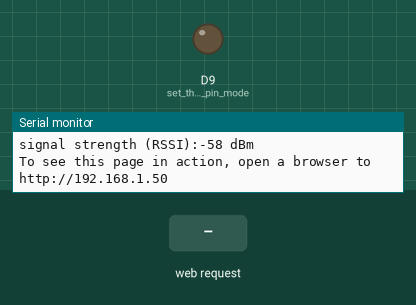
A sketch run on a simulated Arduino Nano 33 IoT. Shown: output pins drawn as LEDs (lit = HIGH), the last lines printed to the serial monitor. Inputs (shaded band) come from the test bench. WiFi joins after 1.5 s; servers stay silent unless stated.

Above: at 12.7 s.
12.8 s: HTTP request GET /H received
At 13.2 s:
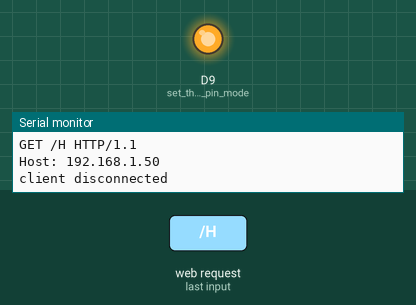
14.3 s: HTTP request GET /L received
At 15.5 s:
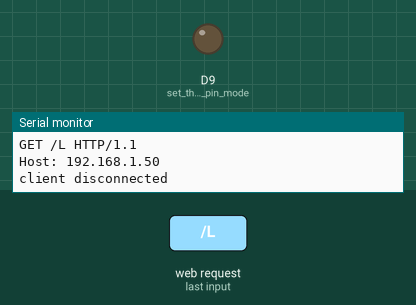
Timing chart, 0 to 17.3 s (numbered marks = the images above; inputs shaded):
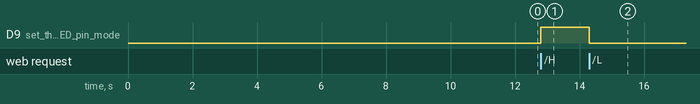

The sketch:

arduino_with_wifi.ino
```cpp
#include <SPI.h>
#include <WiFiNINA.h>
#include "wifi_pass.h"
#include <WiFiUdp.h>

//edit wifi pass at wifi_pass.h
char ssid[] = SECRET_SSID;
char pass[] = SECRET_PASS;
//int keyIndex = 0;

IPAddress staticIP(192, 168, 1, 100); // Static IP address you want to assign to the Nano 33 IoT
IPAddress gateway(192, 168, 1, 1);     // IP address of your gateway/router
IPAddress subnet(255, 255, 255, 0);    // Subnet mask

int status = WL_IDLE_STATUS;
WiFiServer server(80);

void setup()
{
  Serial.begin(9600);

  pinMode(9, OUTPUT);      // set the LED pin mode

  // check for the WiFi module:
  if (WiFi.status() == WL_NO_MODULE)
  {
    Serial.println("Communication with WiFi module failed!");
    // don't continue
    while (true);
  }
    WiFi.config(staticIP, gateway, subnet);
  String fv = WiFi.firmwareVersion();
  if (fv < WIFI_FIRMWARE_LATEST_VERSION)
  {
    Serial.println("Please upgrade the firmware");
  }

  // attempt to connect to WiFi network:
  while (status != WL_CONNECTED)
  {
    Serial.println("Attempting to connect to " );
    Serial.println(ssid);
    // Connect to WPA/WPA2 network. Change this line if using open or WEP network:
    status = WiFi.begin(ssid, pass);
    delay(10000);
  }

  server.begin();                           // start the web server on port 80
  printWifiStatus();                        // you're connected now, so print out the status
}

void loop()
{
  wifiStatus();
}

void wifiStatus()
{
  WiFiClient client = server.available();   // listen for incoming clients

  if (client)
  {
    Serial.println("new client");
    String currentLine = "";
    while (client.connected())
    {            // loop while the client's connected
      if (client.available())
      {
        char c = client.read();             // read a byte, then
        Serial.write(c);                    // print it out to the serial monitor
        if (c == '\n')
        { // if the byte is a newline character
          // if the current line is blank, you got two newline characters in a row.
          // that's the end of the client HTTP request, so send a response:
          if (currentLine.length() == 0)
          {
            // HTTP headers always start with a response code (e.g. HTTP/1.1 200 OK)
            // and a content-type so the client knows what's coming, then a blank line:
            client.println("HTTP/1.1 200 OK");
            client.println("Content-type:text/html");
            client.println();

            // the content of the HTTP response follows the header:
            client.print("Click <a href=\"/H\">here</a> turn the LED on pin 9 on<br>");
            client.print("Click <a href=\"/L\">here</a> turn the LED on pin 9 off<br>");

            // The HTTP response ends with another blank line:
            client.println();
            // break out of the while loop:
            break;
          }

          else
          {    // if you got a newline, then clear currentLine:
            currentLine = "";
          }
        }
        else if (c != '\r')
        {  // if you got anything else but a carriage return character,
          currentLine += c;      // add it to the end of the currentLine
        }

        // Check to see if the client request was "GET /H" or "GET /L":
        if (currentLine.endsWith("GET /H"))
        {
          digitalWrite(9, HIGH);               // GET /H turns the LED on
        }
        if (currentLine.endsWith("GET /L"))
        {
          digitalWrite(9, LOW);                // GET /L turns the LED off
        }
      }
    }
    // close the connection:
    client.stop();
    Serial.println("client disconnected");
  }
}

void printWifiStatus()
{
  // print the SSID of the network you're attached to:
  Serial.print("SSID: ");
  Serial.println(WiFi.SSID());

  // print your board's IP address:
  IPAddress ip = WiFi.localIP();
  Serial.print("IP Address: ");
  Serial.println(ip);

  // print the received signal strength:
  long rssi = WiFi.RSSI();
  Serial.print("signal strength (RSSI):");
  Serial.print(rssi);
  Serial.println(" dBm");
  // print where to go in a browser:
  Serial.print("To see this page in action, open a browser to http://");
  Serial.println(ip);
}
```

wifi_pass.h
```cpp
#define SECRET_SSID "For Thesis ONLY"
#define SECRET_PASS "HAHA-05-haha"

//For Thesis ONLY
//HAHA-05-haha

//Hayyy
//dandandan
```

Measured:
- after the input at 12.8 s, D9 (set_the_LED_pin_mode): LOW → HIGH at once
- after the input at 14.3 s, D9 (set_the_LED_pin_mode): HIGH → LOW at once
